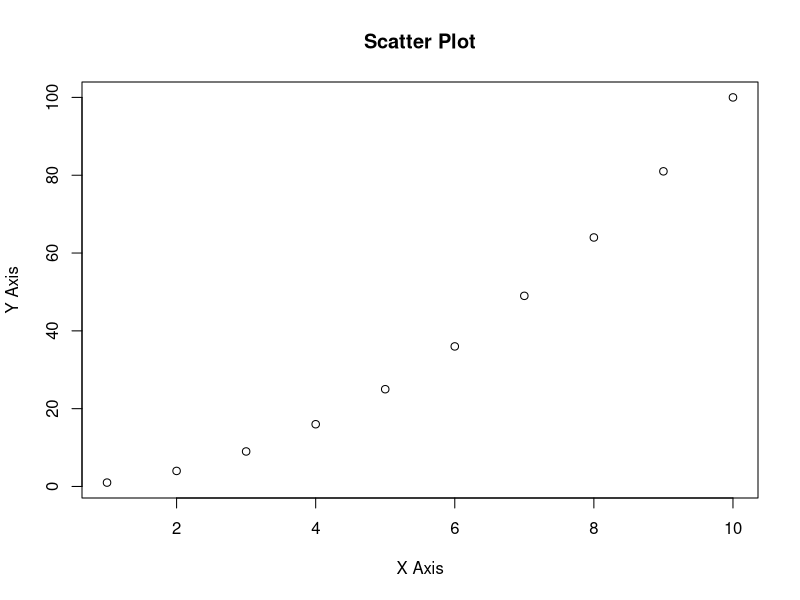
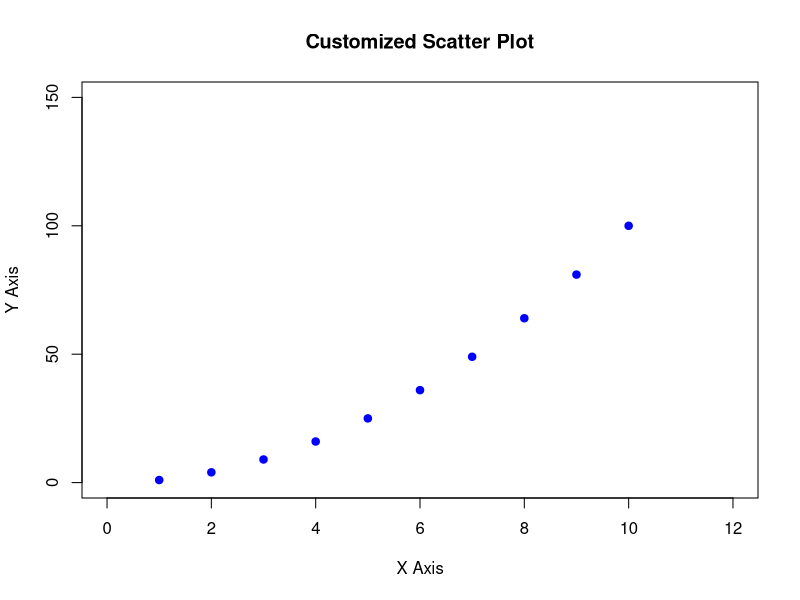
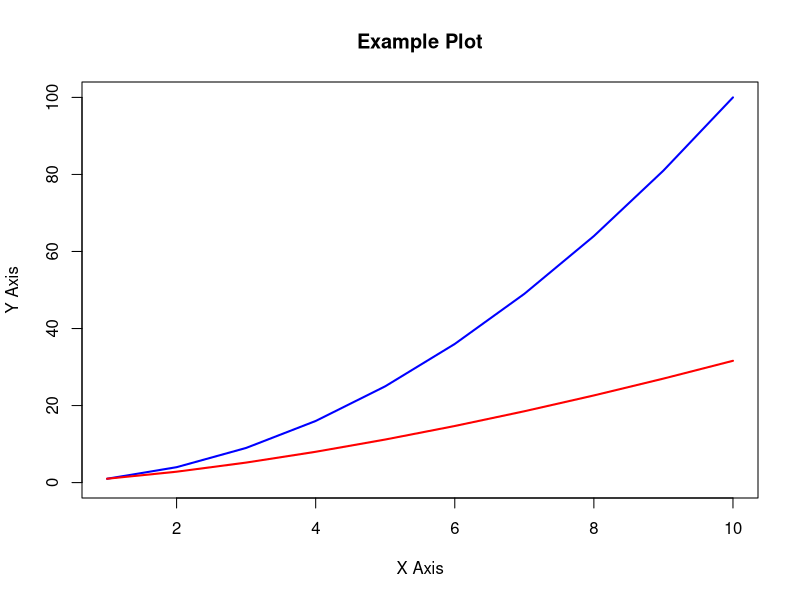
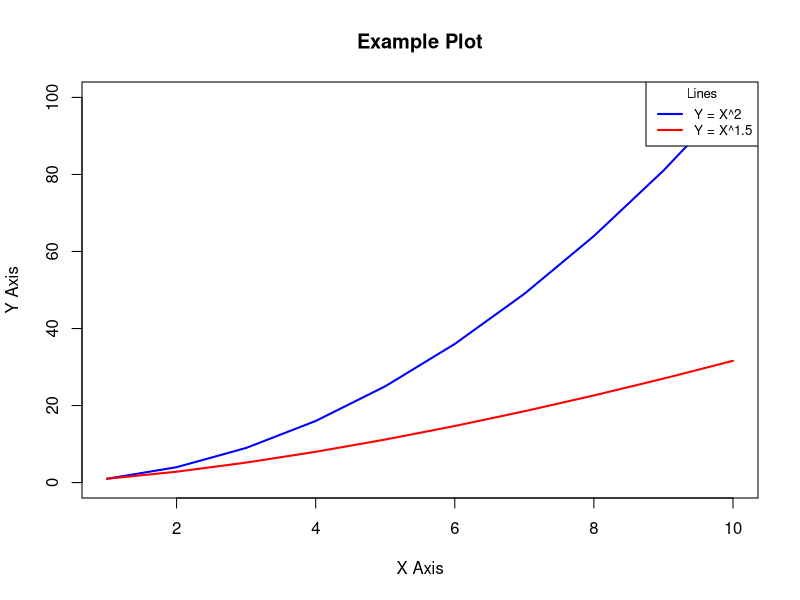
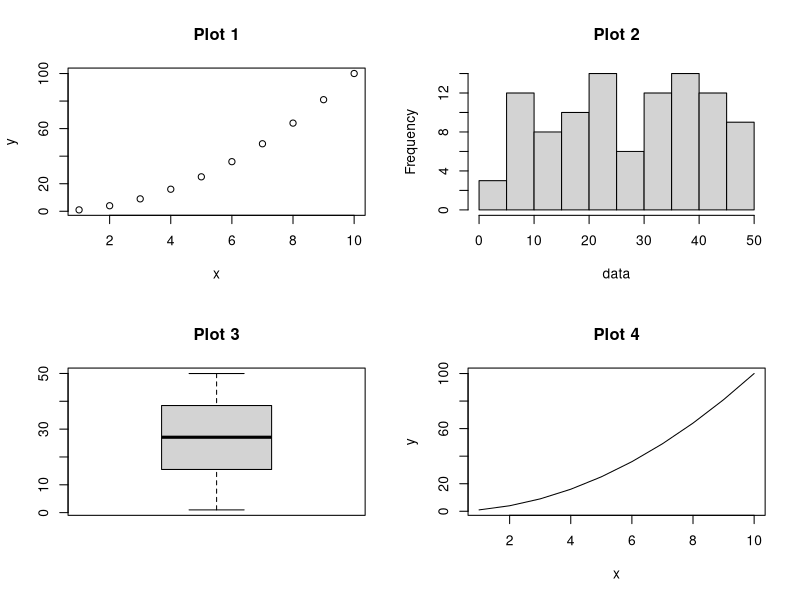
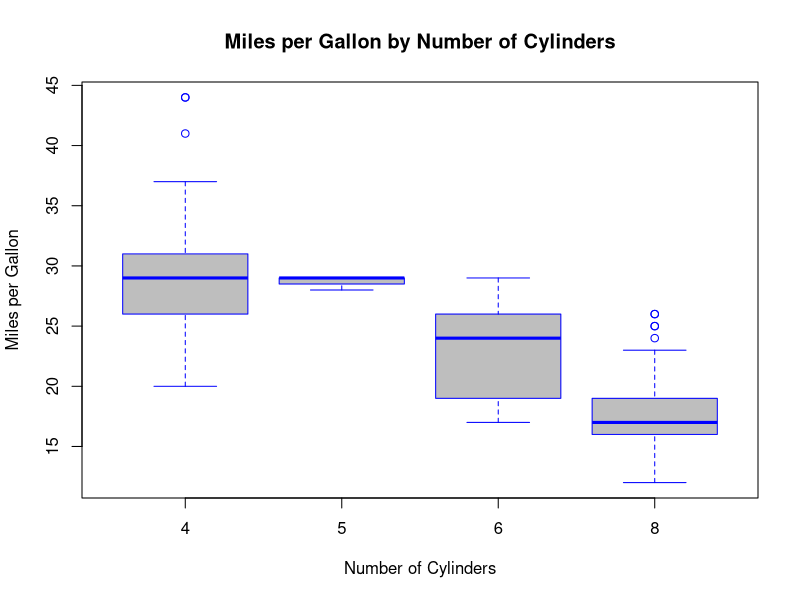
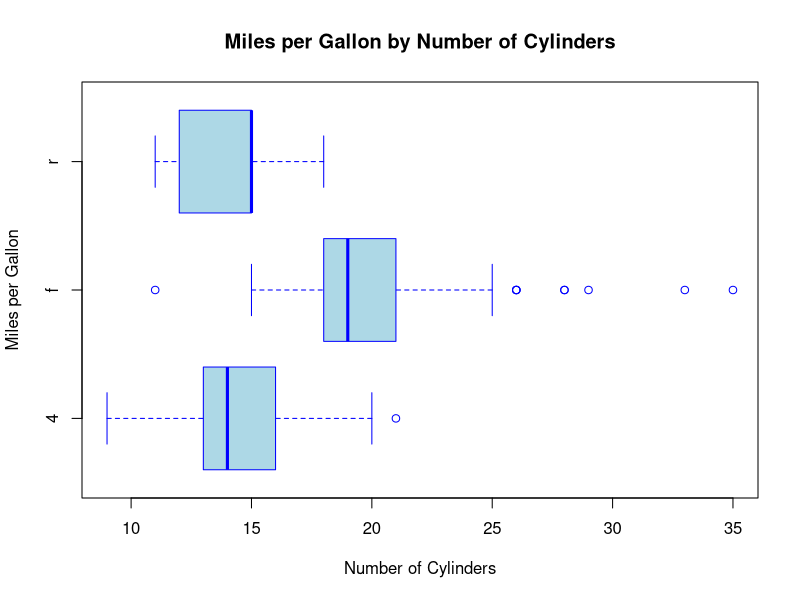
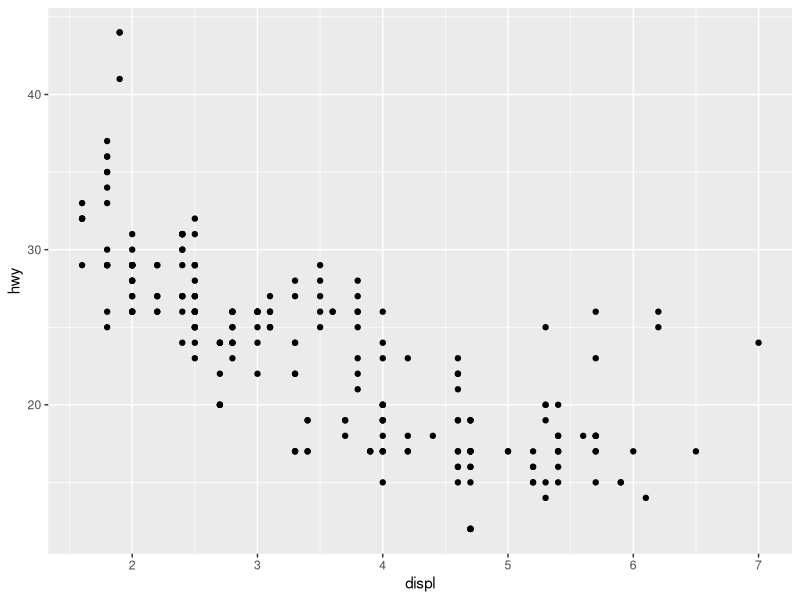

These figures' R source, in order:
## ---- chunk 1
knitr::opts_chunk$set(echo = TRUE, collapse = TRUE)
## ---- chunk 2
# load the package before usage
library(tidyverse) # for `ggplot2`, `dplyr`, `tibble`, `readr`, `purrr`, and `dplyr`
## ---- chunk 3
dim(mpg)  # dimension of the table
names(mpg)  # list the variables in mpg
## ---- chunk 4
#str(mpg) # list the structures in mpg

glimpse(mpg) # Get a glimpse of your data
# can also use head(mpg)
## ---- chunk 5
# Scatter plot
# Define variabes
x <- 1:10
y <- x^2

# Create a scatter plot
plot(x, y, main = "Scatter Plot", xlab = "X Axis", ylab = "Y Axis")
## ---- chunk 6
# Customizing a scatter plot
plot(x, y, main = "Customized Scatter Plot", xlab = "X Axis", ylab = "Y Axis",
     col = "blue", pch = 19, xlim = c(0, 12), ylim = c(0, 150))
## ---- chunk 7
# Example data
# reminder: x <- 1:10
y1 <- x^2
y2 <- x^1.5

# Plot with multiple lines
plot(x, y1, type = "l", col = "blue", lwd = 2, ylim = c(0, max(y1, y2)),
     main = "Example Plot", xlab = "X Axis", ylab = "Y Axis")
lines(x, y2, col = "red", lwd = 2)
## ---- chunk 8
# Plot with multiple lines
plot(x, y1, type = "l", col = "blue", lwd = 2, ylim = c(0, max(y1, y2)),
     main = "Example Plot", xlab = "X Axis", ylab = "Y Axis")
lines(x, y2, col = "red", lwd = 2)

# Adding legend
legend("topright", legend = c("Y = X^2", "Y = X^1.5"), 
       col = c("blue", "red"), lwd = 2, 
       title = "Lines", cex = 0.8)
## ---- chunk 9
# reminder:
# x <- 1:10
# y <- x^2
data <- runif(100, 0, 50)

# Arranging multiple plots
par(mfrow = c(2, 2))  # Set layout to 2x2
plot(x, y, main = "Plot 1")
hist(data, main = "Plot 2")
boxplot(data, main = "Plot 3")
plot(x, y, type = "l", main = "Plot 4")
par(mfrow = c(1, 1))  # Reset to single plot layout
## ---- chunk 10
# insert code here
## ---- chunk 11
# insert code here
## ---- chunk 12
# Example: group by num of cylinders
boxplot(mpg$hwy ~ mpg$cyl,
        main = "Miles per Gallon by Number of Cylinders",
        xlab = "Number of Cylinders", ylab = "Miles per Gallon",
        col = "grey", border = "blue")
## ---- chunk 13
# ?boxplot
# Example: Creating a box plot of 
boxplot(mpg$cty ~ mpg$drv,
        main = "Miles per Gallon by Number of Cylinders",
        xlab = "Number of Cylinders", ylab = "Miles per Gallon",
        col = "lightblue", border = "blue", horizontal = TRUE)
## ---- chunk 14
# insert code here
## ---- chunk 15
# insert code here
## ---- chunk 16
# insert code here
## ---- chunk 17
drive_counts <- table(mpg$drv)
drive_counts
## ---- chunk 18
# # insert code here
## ---- chunk 19
ggplot(data = mpg) + # + needs to be at the end of the line
  geom_point(mapping = aes(x = displ, y = hwy))
## ---- chunk 20
ggplot(data = mpg) + 
  geom_point(mapping = aes(x = displ, y = hwy, color = class))
## ---- chunk 21
ggplot(data = mpg) + 
  geom_point(mapping = aes(x = displ, y = hwy, color = "blue"))
## ---- chunk 22
# Enter your code here
## ---- chunk 23
# Enter your code here

## ---- chunk 24
ggplot(data = mpg) + 
  geom_point(mapping = aes(x = displ, y = hwy, size = class))
## ---- chunk 25
ggplot(data = mpg) + 
  geom_point(mapping = aes(x = displ, y = hwy, alpha = class))
## ---- chunk 26
ggplot(data = mpg) + 
  geom_point(mapping = aes(x = displ, y = hwy, shape = class))
## ---- chunk 27
# install.packages("gridExtra")
library(gridExtra)
## ---- chunk 28
# gives scatter plot
plot1 <- ggplot(data = mpg) + 
  geom_point(mapping = aes(x = displ, y = hwy))
# gives trend (without points)
plot2 <- ggplot(data = mpg) + 
  geom_smooth(mapping = aes(x = displ, y = hwy))
grid.arrange(plot1, plot2, ncol=2)
## ---- chunk 29
ggplot(data = mpg) + 
  geom_point(mapping = aes(x = displ, y = hwy)) +
  geom_smooth(mapping = aes(x = displ, y = hwy))
## ---- chunk 30
ggplot(data = mpg) +
  geom_smooth(mapping = aes(x = displ, y = hwy, group = drv))
## ---- chunk 31
ggplot(data = mpg) + 
  geom_smooth(mapping = aes(x = displ, y = hwy, linetype = drv))
## ---- chunk 32
ggplot(data = mpg) +
  geom_point(mapping = aes(x = displ, y = hwy, col = drv)) +
  geom_smooth(mapping = aes(x = displ, y = hwy, col = drv, linetype = drv))
## ---- chunk 33
ggplot(data = mpg, 
       mapping = aes(x = displ, y = hwy, col = drv)) + # global mapping
  geom_point() +
  geom_smooth(mapping = aes(linetype = drv)) # local mapping for the layer
## ---- chunk 34
ggplot(data = mpg, mapping = aes(x = displ, y = hwy)) + 
  geom_point() +
  geom_smooth(se = FALSE) # remove interval
## ---- chunk 35
ggplot(data = mpg, mapping = aes(x = displ, y = hwy)) + 
  geom_point() +
  geom_smooth(method = "lm") # change method of prediction
## ---- chunk 36
ggplot(data = mpg, mapping = aes(x = displ, y = hwy, col = class)) + 
  geom_point() +
  geom_smooth(method = "lm", se = F)
## ---- chunk 37
# insert code here

## ---- chunk 38
# insert code here
## ---- chunk 39
# insert code here
## ---- chunk 40
# insert code here
## ---- chunk 41
dim(diamonds)  # dimension of the table
#names(diamonds)  # list the variables in diamonds
#str(diamonds)  # list the structures in diamonds
glimpse(diamonds)  # get a glimpse of the diamonds data
## ---- chunk 42
ggplot(data = diamonds) + 
  geom_bar(mapping = aes(x = cut))
## ---- chunk 43
plot1 <- ggplot(data = diamonds) + 
  geom_bar(mapping = aes(x = cut, y = ..prop.., group = 1))
plot2 <- ggplot(data = diamonds) + 
  geom_bar(mapping = aes(x = cut, y = ..prop..))
grid.arrange(plot1, plot2, ncol=2)
## ---- chunk 44
library(gridExtra)
p1 <- ggplot(data = diamonds) + 
  geom_bar(mapping = aes(x = cut, colour = cut))
p2 <- ggplot(data = diamonds) + 
  geom_bar(mapping = aes(x = cut, fill = cut))
grid.arrange(p1, p2, ncol=2)
## ---- chunk 45
ggplot(data = diamonds) + 
  geom_bar(mapping = aes(x = cut, fill = clarity))
## ---- chunk 46
ggplot(data = diamonds) + 
  geom_bar(mapping = aes(x = cut, fill = clarity), 
           position = "identity")
## ---- chunk 47
plot1 <- ggplot(data = diamonds, mapping = aes(x = cut, fill = clarity)) + 
  geom_bar(alpha = 1/5, position = "identity")
plot2 <- ggplot(data = diamonds, mapping = aes(x = cut, colour = clarity)) + 
  geom_bar(fill = NA, position = "identity")
grid.arrange(plot1, plot2, ncol=2)
## ---- chunk 48
ggplot(data = diamonds) + 
  geom_bar(mapping = aes(x = cut, fill = clarity), position = "fill")
## ---- chunk 49
ggplot(data = diamonds) + 
  geom_bar(mapping = aes(x = cut, fill = clarity), position = "dodge")
